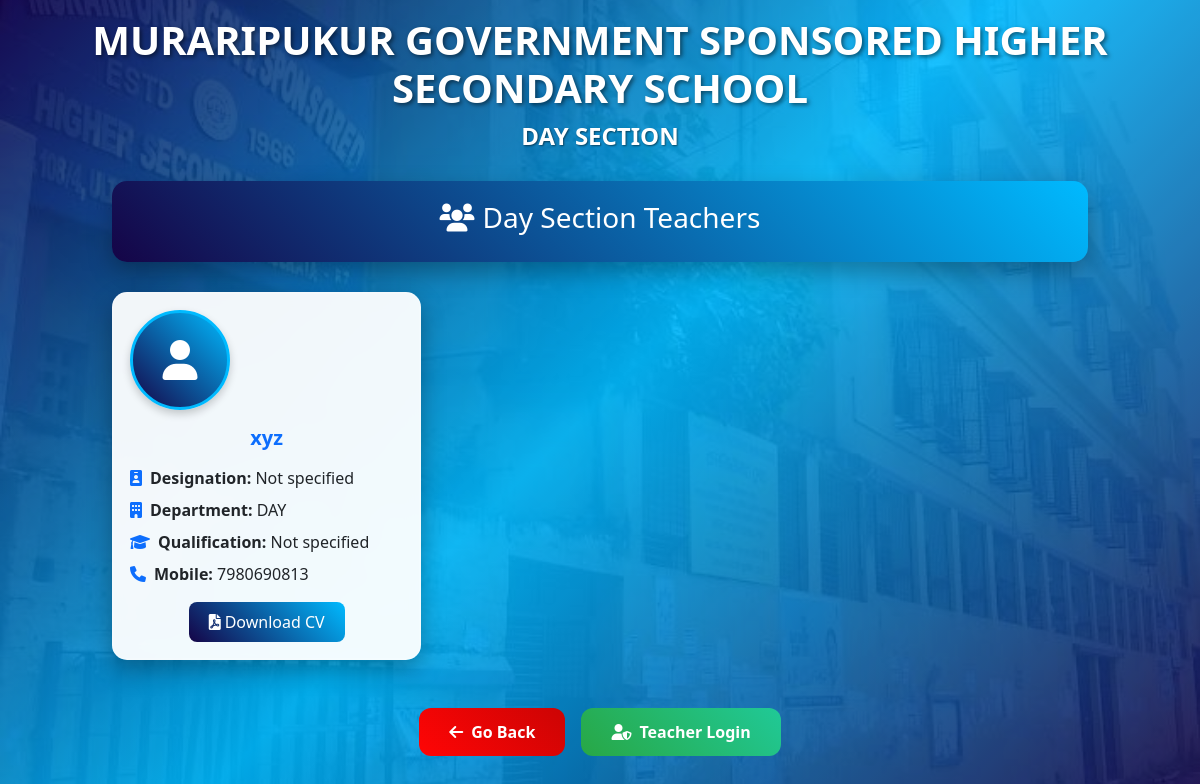
/teacher/day/, run on an earlier commit of the app's database.
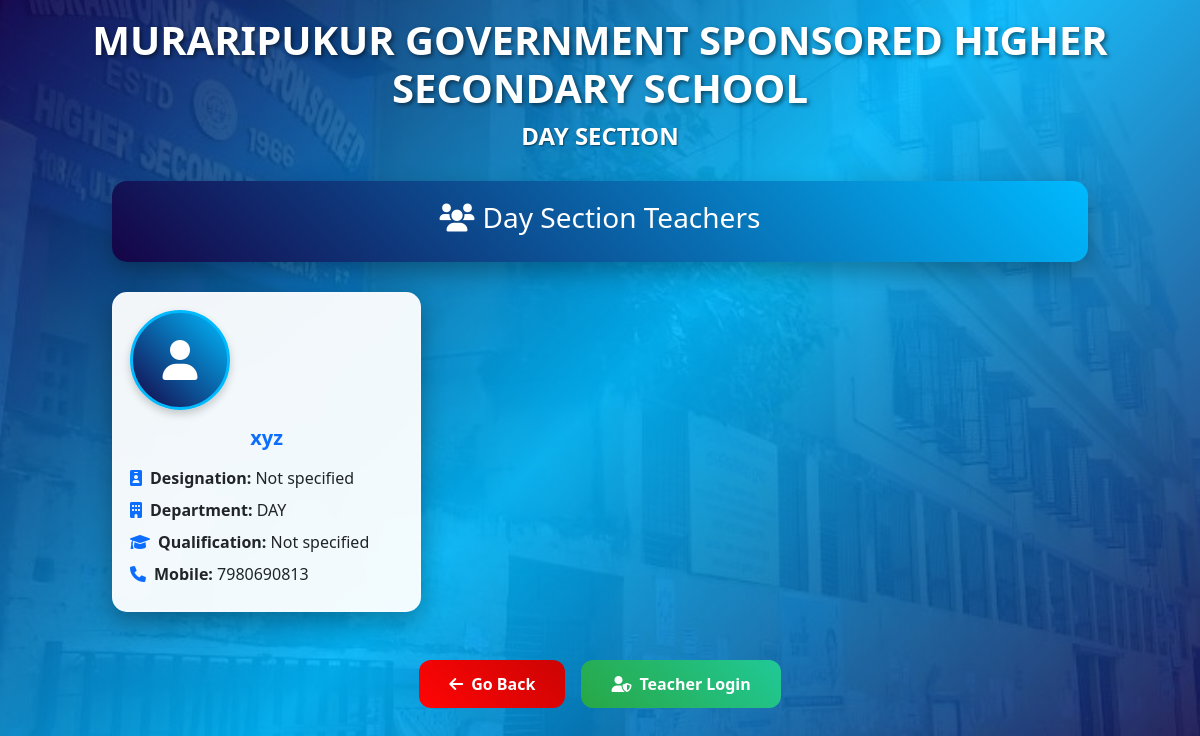
And on a later commit of the database.
### teacher/models.py (models this page shows, shortened)
class Teacher(models.Model):
    teacher = models.CharField(max_length=20)
    password = models.CharField(max_length=10)
    mobile = models.IntegerField(null=True, blank=True)
    img = models.ImageField(upload_to='teacher_image', null=True, blank=True)
    pdf_document = models.FileField(upload_to='teacher_cv', null=True, blank=True)
    designation=models.CharField(max_length=10, null=True, blank=True)
    qualification=models.CharField(max_length=20, null=True, blank=True)
    department=models.CharField(max_length=10, null=True, blank=True)

### teacher/views.py (the view)
# urls.py: path('day/', views.day_section, name='day'),
def day_section(request):
    day_teachers = Teacher.objects.filter(department='DAY')
    return render(request, 'day.html', {
        'teachers': day_teachers,
        'section': 'Day Section'
    })

### teacher/templates/day.html (shortened to what this page needs)
{% load static %}
<!DOCTYPE html>
<html lang="en">
<head>
    <link href="https://cdn.jsdelivr.net/npm/bootstrap@5.3.0/dist/css/bootstrap.min.css" rel="stylesheet">
    <link rel="stylesheet" href="https://cdnjs.cloudflare.com/ajax/libs/font-awesome/6.0.0/css/all.min.css">
    <link rel="stylesheet" href="{% static 'home_page.css' %}">
</head>
<body>
    <div class="container-fluid">
        <div class="text-center mb-4 pt-3">
            <h1 class="header-title">MURARIPUKUR GOVERNMENT SPONSORED HIGHER SECONDARY SCHOOL</h1>
            <h2 class="header-subtitle">{{ section|upper }}</h2>
        </div>
        <div class="row justify-content-center">
            <div class="col-lg-10">
                <div class="section-header text-center">
                    <h3><i class="fas fa-users me-2"></i>{{ section }} Teachers</h3>
                </div>
                {% if teachers %}
                    <div class="row">
                        {% for teacher in teachers %}
                            <div class="col-lg-4 col-md-6 mb-4">
                                <div class="card teacher-card h-100">
                                    <div class="card-body text-center">
                                        {% if teacher.img %}
                                            <img src="{{ teacher.img.url }}" alt="{{ teacher.teacher }}" class="teacher-image mb-3">
                                        {% else %}
                                            <div class="no-image mb-3">
                                                <i class="fas fa-user"></i>
                                            </div>
                                        {% endif %}
                                        <h5 class="card-title text-primary fw-bold">{{ teacher.teacher }}</h5>
                                        <div class="text-start mt-3">
                                            <p class="mb-2"><strong><i class="fas fa-id-badge me-2 text-primary"></i>Designation:</strong> {{ teacher.designation|default:"Not specified" }}</p>
                                            <p class="mb-2"><strong><i class="fas fa-building me-2 text-primary"></i>Department:</strong> {{ teacher.department|default:"Not specified" }}</p>
                                            <p class="mb-2"><strong><i class="fas fa-graduation-cap me-2 text-primary"></i>Qualification:</strong> {{ teacher.qualification|default:"Not specified" }}</p>
                                            <p class="mb-2"><strong><i class="fas fa-phone me-2 text-primary"></i>Mobile:</strong> {{ teacher.mobile|default:"Not provided" }}</p>
                                        </div>
                                        {% if teacher.pdf_document %}
                                            <div class="mt-3">
                                                <a href="{{ teacher.pdf_document.url }}" target="_blank" class="btn btn-cv">
                                                    <i class="fas fa-file-pdf me-1"></i>Download CV
                                                </a>
                                            </div>
                                        {% endif %}
                                    </div>
                                </div>
                            </div>
                        {% endfor %}
                    </div>
                {% endif %}
            </div>
        </div>
        <div class="text-center mt-4 pb-4">
            <div class="d-flex justify-content-center gap-3">
                <a href="javascript:history.back()" class="btn btn-back">
                    <i class="fas fa-arrow-left me-2"></i>Go Back
                </a>
                <a href="{% url 'teacher_login_page' %}" class="btn btn-staff-login">
                    <i class="fas fa-user-shield me-2"></i>Teacher Login
                </a>
            </div>
        </div>
    </div>
</body>
</html>

What changed in the data, as far as the page shows it:
changed Teacher "xyz": no longer shows "Download CV"
